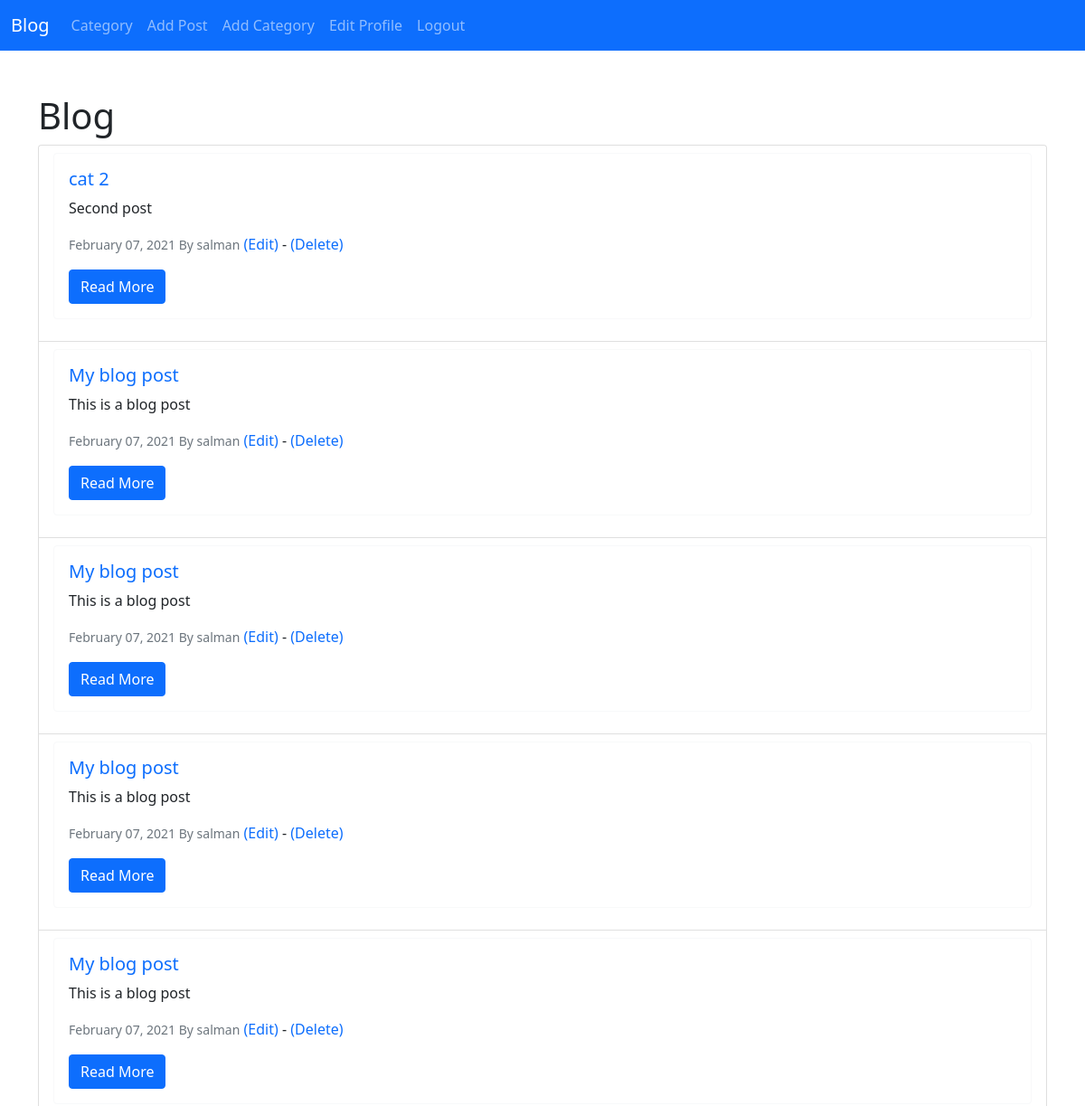
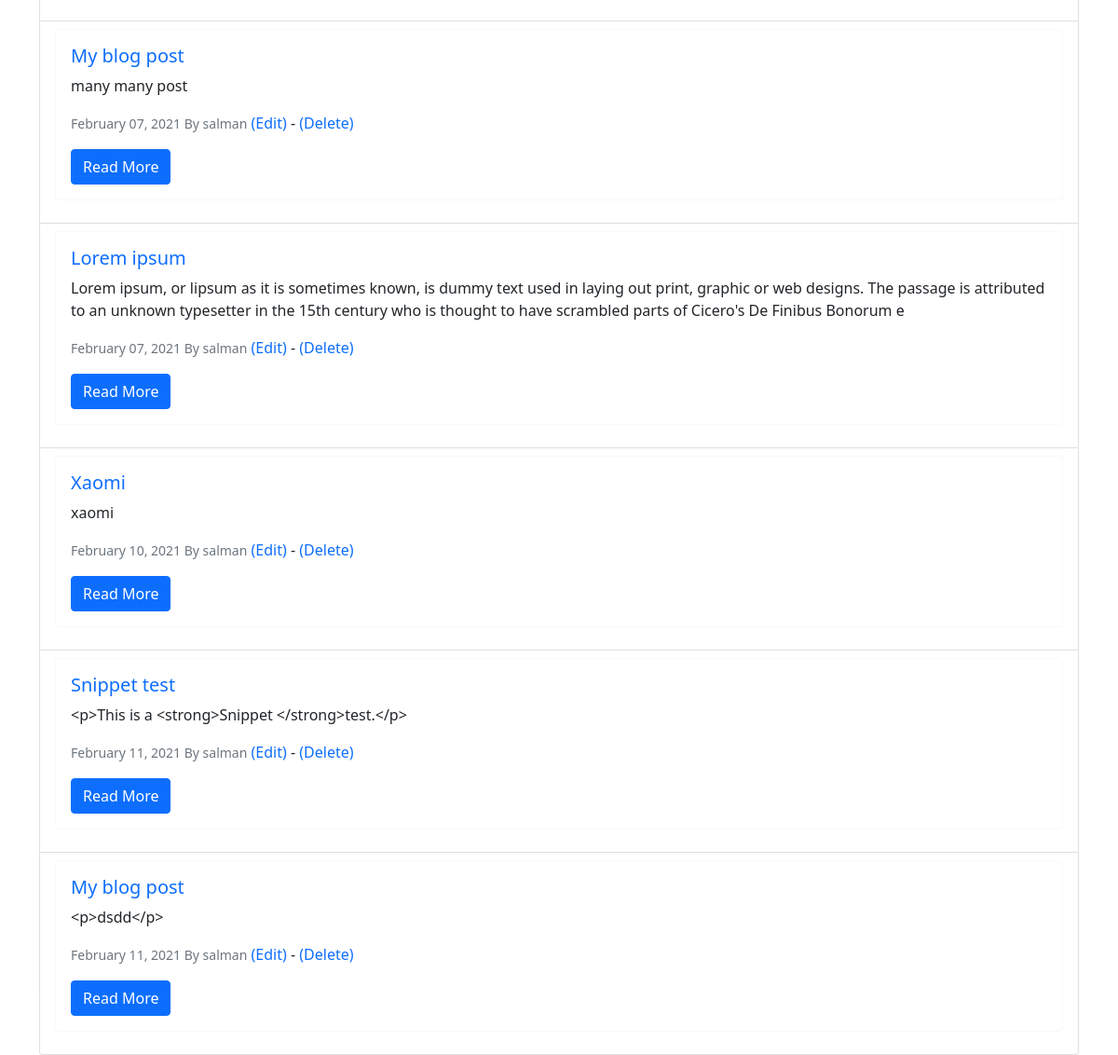
The app's page /category/blog (signed in) with its own data (2 pictures, top to bottom).
### post/models.py (models this page shows, shortened)
class Post(models.Model):
    title = models.CharField(max_length=255)
    image = models.ImageField(null=True, blank=True, upload_to='images/')
    author = models.ForeignKey(User, on_delete=models.CASCADE)
    body = RichTextField(blank=True, null=True)
    created_at = models.DateTimeField(auto_now_add=True, blank=True)
    category = models.CharField(max_length=255, default='blog')
    snippet = models.CharField(max_length=255)
    likes = models.ManyToManyField(User, related_name='posts')
    class Meta:
        db_table = 'posts'

### post/views.py (the view)
# urls.py: path('category/<str:cats>', CategoryView, name='category'),
def CategoryView(request, cats):
    category_posts = Post.objects.filter(category=cats.replace('-', ' '))
    return render(request, 'categories.html', {'category': cats.title().replace('-', ' '), 'category_posts': category_posts})

### post/templates/categories.html
{% extends 'base.html' %}
{% block content %}
{% if category_posts %}
<h1>{{ category }}</h1>
<ul class="list-group">
    {% for post in category_posts %}
    <li class="list-group-item">
        <div class="card border-light mb-3">
            <div class="card-body">
                <h5 class="card-title">
                    <a href="{% url 'post_detail_view' post.pk %}" class="text-decoration-none">{{ post.title}}</a>
                </h5>
                <p class="card-text">{{ post.body|slice:":255" }}</p>
                <p class="card-text">
                    <small class="text-muted">{{ post.created_at|date:'F d, Y' }} By {{ post.author}}</small>
                    {% if user.is_authenticated %}
                    <a href="{% url 'edit_post_view' post.pk %}" class="text-decoration-none">(Edit)</a> -
                    <a href="{% url 'delete_post' post.pk %}" class="text-decoration-none">(Delete)</a>
                    {% endif %}
                </p>
                <a href="{% url 'post_detail_view' post.pk %}" class="btn btn-primary">Read More</a>
            </div>
        </div>
    </li>
    {% endfor %}
</ul>
{% else %}
<h5>Opps! no category found...</h5>
{% endif %}
{% endblock %}

### records on screen
Post: title "cat 2", body "Second post", created_at "February 07, 2021", author "salman"
Post: title "My blog post", body "This is a blog post", created_at "February 07, 2021", author "salman"
Post: title "My blog post", body "This is a blog post", created_at "February 07, 2021", author "salman"
Post: title "My blog post", body "This is a blog post", created_at "February 07, 2021", author "salman"
Post: title "My blog post", body "This is a blog post", created_at "February 07, 2021", author "salman"
Post: title "My blog post", body "many many post", created_at "February 07, 2021", author "salman"
Post: title "Lorem ipsum", body "Lorem ipsum, or lipsum as it is sometimes known, is dummy text used in laying out print, graphic or web designs. The passage is attributed to an unknown typesetter in the 15th century who is thought to have scrambled parts of Cicero's De Finibus Bonorum e", created_at "February 07, 2021", author "salman"
Post: title "Xaomi", body "xaomi", created_at "February 10, 2021", author "salman"
Post: title "Snippet test", body "<p>This is a <strong>Snippet </strong>test.</p>", created_at "February 11, 2021", author "salman"
Post: title "My blog post", body "<p>dsdd</p>", created_at "February 11, 2021", author "salman"

### other values on screen
{{ category }} "Blog"
